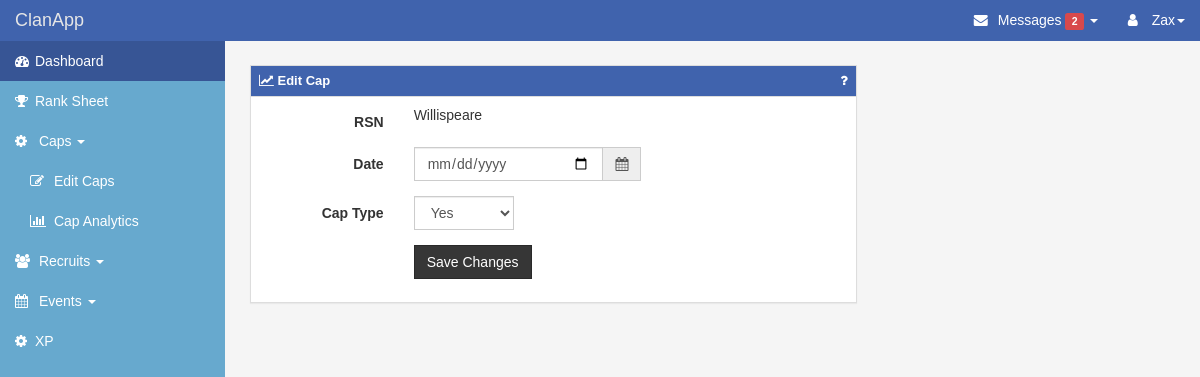
The app's page /caps/edit/12 (signed in) with its own data.
### app/models.py (models this page shows, shortened)
class Users(db.Model):
    __tablename__ = "users"
    id = db.Column('user_id', db.Integer, primary_key=True)
    username = db.Column('username', db.String(50), unique=True, index=True)
    password_hash = db.Column('password', db.String(128))
    email = db.Column('email', db.String(50), unique=True, index=True)
    @property
    def password(self):
        """ Prevent password from being accessed"""
        raise AttributeError('Password is not a readable attribute.')
    @password.setter
    def password(self, password):
        """Set password to a hashed password"""
        self.password_hash = generate_password_hash(password)
    @property
    def is_authenticated(self):
        return True

class Caps(db.Model):
    __tablename__ = "caps"
    id = db.Column(db.Integer, primary_key=True)
    capdate = db.Column(db.Date, index=True, unique=False)
    week = db.Column(db.String(15), index=True, unique=False)
    rsn = db.Column(db.String(15), index=True, unique=False)
    captype = db.Column(db.Integer, index=True, unique=False)
    possible_caps = db.Column(db.Integer, index=True, unique=False)
    cap_count = db.Column(db.Integer, index=True, unique=False)
    cap_percentage = db.Column(db.Integer, index=True, unique=False)
    cap_streak = db.Column(db.Integer, index=True, unique=False)
    last_cap = db.Column(db.Date, index=True, unique=False)

### app/caps/views.py (the view, shortened to what this page needs)
@caps.route('/caps/edit/<int:cap_id>', methods=['GET', 'POST'])
@login_required
def edit_cap(cap_id):
    cap = models.Caps.query.get_or_404(cap_id)
    form = CapsForm(obj=cap)
    return render_template('caps/cap.html', action="caps.edit_cap", cap_id=cap_id, form=form,
                           title="Edit Cap", button_text="Save Changes", rsn=cap.rsn)

### app/caps/forms.py
class CapsForm(FlaskForm):
    def __init__(self, *args, **kwargs):
        super(CapsForm, self).__init__(*args, **kwargs)
        self.rsn.choices = [(account.rsn, account.rsn) for account in models.Accounts.query.all()]
        self.rsn.choices.sort(key=lambda t: tuple(t[0].lower()))
    capdate = DateField('Cap Date', format='%Y/%m/%d')
    rsn = SelectField("RSN Choices", validators=[DataRequired()])
    captypechoices = [
        ('No', 'No'),
        ('New', 'New'),
        ('Vacation', 'Vacation'),
        ('Yes', 'Yes')
    ]
    captype = SelectField("Cap Type Choices", choices=captypechoices, validators=[DataRequired()])

### app/__init__.py (called while the page is built)
@login_manager.user_loader
def load_user(user_id):
    return models.Users.query.get(int(user_id))

### app/templates/caps/cap.html (shortened to what this page needs)
{% extends "layout.html" %}
{% block content %}
<div class="col-md-8">
    <div class="panel panel-primary">
        <div class="panel-heading">
            <h3 class="panel-title"><i class="fa fa-line-chart"></i> {{ title }} <a class="pull-right fa fa-question" href="#" style="text-decoration:none;"></a></h3>
        </div>
        <div class="panel-body">
            <form method="post" action="{{ url_for(action, cap_id=cap_id) }}" id="eventForm" class="form-horizontal">
                <div class="form-group">
                    <label class="col-xs-3 control-label">RSN</label>
                    <div class="col-xs-5" name="RSN">
                            {{ rsn }}
                    </div>
                </div>
                <div class="form-group">
                    <label class="col-xs-3 control-label">Date</label>
                    <div class="col-xs-5 date">
                        <div class="input-group input-append date" id="datePicker">
                            {{ form.capdate(class_="form-control") }}
                            <span class="input-group-addon add-on"><span class="fa fa-calendar"></span></span>
                        </div>
                    </div>
                </div>
                <div class="form-group">
                    <label class="col-xs-3 control-label">Cap Type</label>
                    <div class="col-xs-5 date">
                        <div class="input-group input-append date">
                            {{ form.captype(class_="form-control") }}
                        </div>
                    </div>
                </div>
                <div class="form-group">
                    <div class="col-xs-5 col-xs-offset-3">
                        <button type="submit" class="btn btn-default"> {{ button_text }} </button>
                    </div>
                </div>
            </form>
        </div>
    </div>
</div>
{% endblock %}

### app/templates/layout.html (shortened to what this page needs)
<!DOCTYPE html>
<html lang="en">
<head>
    <link href="{{ url_for('static', filename = 'css/bootstrap.min.css') }}" rel="stylesheet" type="text/css">
    <link rel="stylesheet" href="https://maxcdn.bootstrapcdn.com/font-awesome/4.6.3/css/font-awesome.min.css">
    <link id="themecss" rel="stylesheet" type="text/css" href="http://www.shieldui.com/shared/components/latest/css/light/all.min.css" />
    <link rel="stylesheet" href="//cdnjs.cloudflare.com/ajax/libs/bootstrap-datepicker/1.3.0/css/datepicker.min.css" />
    <link rel="stylesheet" href="//cdnjs.cloudflare.com/ajax/libs/bootstrap-datepicker/1.3.0/css/datepicker3.min.css" />
    <link rel="stylesheet" type="text/css" href="{{ url_for('static', filename = 'css/theme.css') }}" />
    <link rel="stylesheet" type="text/css" href="{{ url_for('static', filename = 'css/dashboard.css') }}" />
</head>
<body>
    <div id="wrapper">
        <nav class="navbar navbar-default navbar-fixed-top" role="navigation">
            <div class="navbar-header">
                <a class="navbar-brand" href="index.html" title="ClanApp">ClanApp</a>
            </div>
            <div class="collapse navbar-collapse navbar-ex1-collapse">
                <ul class="nav navbar-nav side-nav">
                    <li class="active"><a href="/index"><i class="fa fa-tachometer" aria-hidden="true"></i><span class="hidden-xs hidden-sm">Dashboard</span></a></li>
                    <li><a href="/ranksheet"><i class="fa fa-trophy"></i><span class="hidden-xs hidden-sm">Rank Sheet</span></a></li>
                    <li class="nav nav-list nav-list-expandable nav-list-expanded">
                        <a><i class="fa fa-cog"></i> Caps <span class="caret"></span></a>
                        <ul class="nav navbar-nav">
                            <li><a href="/caps"><i class="fa fa-edit"></i> Edit Caps</a></li>
                            <li><a href="/viewcaps"><i class="fa fa-bar-chart"></i> Cap Analytics</a></li>
                        </ul>
                    </li>
                    <li class="nav nav-list nav-list-expandable nav-list-expanded">
                        <a><i class="fa fa-users" aria-hidden="true"></i> Recruits <span class="caret"></span></a>
                    </li>
                    <li class="nav nav-list nav-list-expandable nav-list-expanded">
                        <a><i class="fa fa-calendar" aria-hidden="true"></i> Events <span class="caret"></span></a>
                    </li>
                    <li><a href="/xp"><i class="fa fa-cog" aria-hidden="true"></i><span class="hidden-xs hidden-sm">XP</span></a></li>
                </ul>
                <ul class="nav navbar-nav navbar-right navbar-user">
                    <li class="dropdown messages-dropdown">
                        <a href="#" class="dropdown-toggle" data-toggle="dropdown"><i class="fa fa-envelope"></i> Messages <span class="label label-danger">2</span> <b class="caret"></b></a>
                    </li>
                    {% if current_user.is_authenticated %}
                        <li class="dropdown user-dropdown">
                           <a href="#" class="dropdown-toggle" data-toggle="dropdown"><i class="fa fa-user"></i> {{ current_user.username }}<b class="caret"></b></a>
                       </li>
                    {% else %}
                        <li><a href="/login"><i class="fa fa-sign-out"></i> Login</a></li>
                    {% endif %}
                </ul>
            </div>
        </nav>
        <div id="page-wrapper">
            <div class="row">
                    {% block content %} {% endblock %}
            </div>
        </div>
    </div>
</body>
</html>

### app/static/css/dashboard.css (style rules this page uses)
body { padding-top: 40px; font-family: Helvetica,Arial,sans-serif; background-color: #F5F5F5; }
#wrapper { padding-left: 0; }
#page-wrapper { width: 100%; padding: 15px; }
.navbar a { outline: 0; }
.navbar .fa, .navbar .glyphicon { margin-right: 2px; min-width: 18px; }
.navbar-default .side-nav { background-color: #67A9CE; }
.panel .panel-title { font-size: 13px; font-weight: bold; }
.panel .panel-heading { border-radius: 0; }
.nav-list > a { cursor: pointer; }
.nav-list .navbar-nav li { display: block; width: 100%; }
.nav-list .navbar-nav li > a { padding-left: 30px; }
.nav-list-expandable .navbar-nav { display: none; }
.side-nav { overflow: hidden; }
@media (min-width:768px) { #wrapper { padding-left: 225px; } }
@media (min-width:768px) { #page-wrapper { padding: 25px; } }
@media (min-width:768px) { .side-nav { margin-left: -225px; left: 225px; width: 225px; position: fixed; top: 41px; height: 100%; border-radius: 0; border: none; overflow-y: auto; } }
@media (min-width:768px) { .side-nav>li>a { width: 225px; } }
@media (min-width:768px) { .navbar-collapse { padding-left: 15px !important; padding-right: 15px !important; } }

### records on screen
Users: username "Zax"
Caps: rsn "Willispeare", captype "Yes"

### other values on screen
{{ title }} "Edit Cap"
{{ button_text }} "Save Changes"
